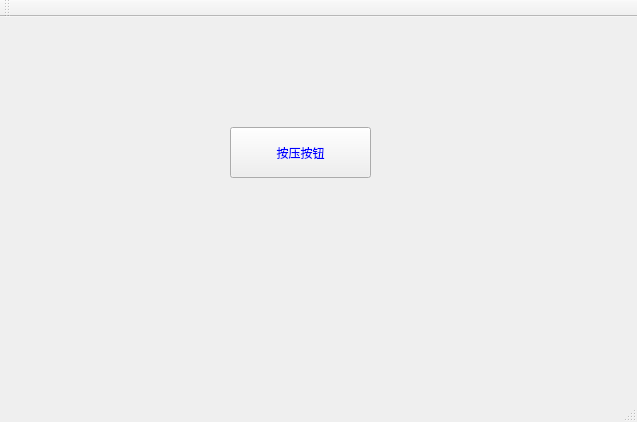
<?xml version="1.0" encoding="UTF-8"?>
<ui version="4.0">
 <class>MainWindow</class>
 <widget class="QMainWindow" name="MainWindow">
  <property name="geometry">
   <rect>
    <x>0</x>
    <y>0</y>
    <width>637</width>
    <height>422</height>
   </rect>
  </property>
  <property name="windowTitle">
   <string>MainWindow</string>
  </property>
  <widget class="QWidget" name="centralWidget">
   <widget class="QPushButton" name="pushButton">
    <property name="geometry">
     <rect>
      <x>230</x>
      <y>110</y>
      <width>141</width>
      <height>51</height>
     </rect>
    </property>
    <property name="palette">
     <palette>
      <active>
       <colorrole role="ButtonText">
        <brush brushstyle="SolidPattern">
         <color alpha="255">
          <red>255</red>
          <green>0</green>
          <blue>0</blue>
         </color>
        </brush>
       </colorrole>
      </active>
      <inactive>
       <colorrole role="ButtonText">
        <brush brushstyle="SolidPattern">
         <color alpha="255">
          <red>0</red>
          <green>0</green>
          <blue>255</blue>
         </color>
        </brush>
       </colorrole>
      </inactive>
      <disabled>
       <colorrole role="ButtonText">
        <brush brushstyle="SolidPattern">
         <color alpha="255">
          <red>120</red>
          <green>120</green>
          <blue>120</blue>
         </color>
        </brush>
       </colorrole>
      </disabled>
     </palette>
    </property>
    <property name="text">
     <string>按压按钮</string>
    </property>
    <property name="shortcut">
     <string>Q</string>
    </property>
    <property name="checkable">
     <bool>false</bool>
    </property>
    <property name="checked">
     <bool>false</bool>
    </property>
    <property name="autoRepeat">
     <bool>true</bool>
    </property>
    <property name="autoRepeatDelay">
     <number>3000</number>
    </property>
    <property name="autoRepeatInterval">
     <number>1000</number>
    </property>
    <property name="default">
     <bool>false</bool>
    </property>
    <property name="flat">
     <bool>false</bool>
    </property>
   </widget>
  </widget>
  <widget class="QMenuBar" name="menuBar">
   <property name="geometry">
    <rect>
     <x>0</x>
     <y>0</y>
     <width>637</width>
     <height>26</height>
    </rect>
   </property>
  </widget>
  <widget class="QToolBar" name="mainToolBar">
   <attribute name="toolBarArea">
    <enum>TopToolBarArea</enum>
   </attribute>
   <attribute name="toolBarBreak">
    <bool>false</bool>
   </attribute>
  </widget>
  <widget class="QStatusBar" name="statusBar"/>
 </widget>
 <layoutdefault spacing="6" margin="11"/>
 <resources/>
 <connections/>
</ui>
